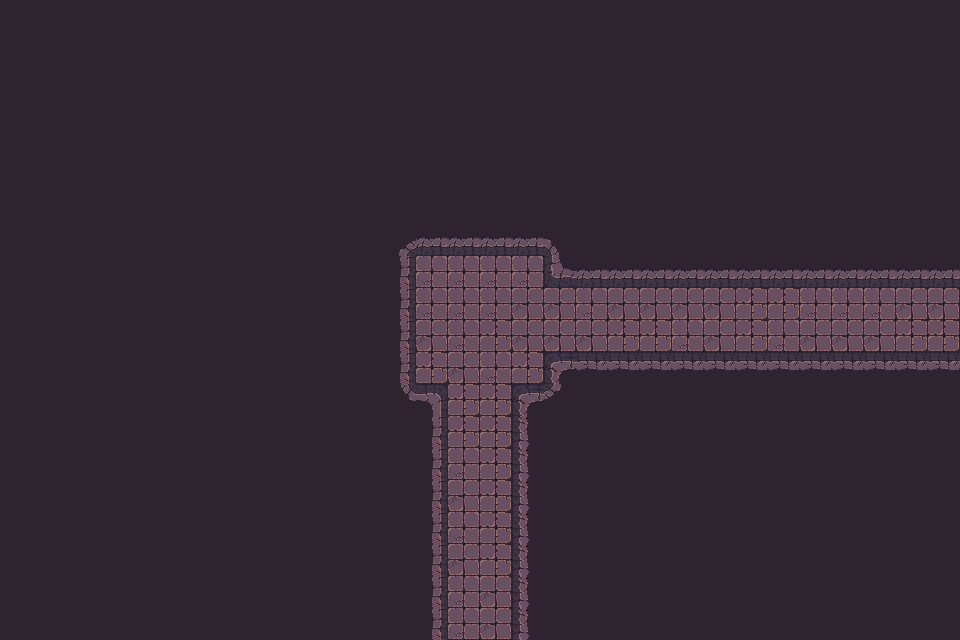

This game map was drawn from its Tiled (.tmx) file and the tilesets committed beside it. A one-line description and the full map source follow:
An orthogonal 30x20 tile map with 32x32 px tiles, 1 tile layer (Tile layer 1), 2 tilesets and 57 objects.

<map version="1.10" tiledversion="1.11.2" orientation="orthogonal" renderorder="right-down" width="30" height="20" tilewidth="32" tileheight="32" infinite="0" nextlayerid="3" nextobjectid="1">
    <tileset firstgid="1" name="Town Tileset" tilewidth="32" tileheight="32" tilecount="64" columns="8">
        <image source="../../../tiles/World H Tileset.png" trans="ff00ff" width="256" height="256" />
        <tile id="4">
            <objectgroup draworder="index" id="2">
                <object id="1" x="0" y="0" width="32" height="32" />
            </objectgroup>
        </tile>
        <tile id="5">
            <objectgroup draworder="index" id="2">
                <object id="1" x="0" y="0" width="32" height="32" />
            </objectgroup>
        </tile>
        <tile id="6">
            <objectgroup draworder="index" id="2">
                <object id="1" x="0" y="0" width="32" height="32" />
            </objectgroup>
        </tile>
        <tile id="7">
            <objectgroup draworder="index" id="2">
                <object id="1" x="0" y="0" width="32" height="32" />
            </objectgroup>
        </tile>
        <tile id="8">
            <objectgroup draworder="index" id="2">
                <object id="1" x="0" y="0" width="32" height="32" />
            </objectgroup>
        </tile>
        <tile id="10">
            <objectgroup draworder="index" id="2">
                <object id="1" x="0" y="32" width="32" height="0" />
            </objectgroup>
        </tile>
        <tile id="11">
            <objectgroup draworder="index" id="2">
                <object id="1" x="0" y="32" width="32" height="0" />
                <object id="2" x="32" y="0" width="0" height="32" />
            </objectgroup>
        </tile>
        <tile id="12">
            <objectgroup draworder="index" id="2">
                <object id="1" x="32" y="0" width="0" height="32" />
            </objectgroup>
        </tile>
        <tile id="13">
            <objectgroup draworder="index" id="2">
                <object id="1" x="0" y="32" width="32" height="0" />
                <object id="2" x="0" y="32" width="32" height="0" />
                <object id="3" x="0" y="0" width="0" height="32" />
            </objectgroup>
        </tile>
        <tile id="14">
            <objectgroup draworder="index" id="2">
                <object id="1" x="0" y="0" width="0" height="32" />
            </objectgroup>
        </tile>
        <tile id="16">
            <objectgroup draworder="index" id="2">
                <object id="1" x="0" y="0" width="32" height="32" />
            </objectgroup>
        </tile>
        <tile id="24">
            <objectgroup draworder="index" id="2">
                <object id="1" x="0" y="0" width="32" height="32" />
            </objectgroup>
        </tile>
    </tileset>
    <tileset firstgid="65" name="Dungeon Crawler Tileset" tilewidth="32" tileheight="32" tilecount="100" columns="10">
        <image source="../../../tiles/Dungeon_Tile.png" trans="" width="320" height="320" />
        <tile id="2">
            <objectgroup draworder="index" id="2">
                <object id="1" x="0" y="0" width="32" height="32" />
            </objectgroup>
        </tile>
        <tile id="3">
            <objectgroup draworder="index" id="2">
                <object id="1" x="0" y="0" width="32" height="32" />
            </objectgroup>
        </tile>
        <tile id="4">
            <objectgroup draworder="index" id="2">
                <object id="1" x="0" y="0" width="32" height="32" />
            </objectgroup>
        </tile>
        <tile id="5">
            <objectgroup draworder="index" id="2">
                <object id="1" x="0" y="0" width="32" height="32" />
            </objectgroup>
        </tile>
        <tile id="6">
            <objectgroup draworder="index" id="2">
                <object id="1" x="0" y="0" width="32" height="32" />
            </objectgroup>
        </tile>
        <tile id="8">
            <objectgroup draworder="index" id="2">
                <object id="1" x="0" y="0" width="32" height="32" />
            </objectgroup>
        </tile>
        <tile id="12">
            <objectgroup draworder="index" id="2">
                <object id="1" x="0" y="0" width="32" height="32" />
            </objectgroup>
        </tile>
        <tile id="13">
            <objectgroup draworder="index" id="2">
                <object id="1" x="0" y="0" width="32" height="32" />
            </objectgroup>
        </tile>
        <tile id="14">
            <objectgroup draworder="index" id="2">
                <object id="1" x="0" y="0" width="32" height="32" />
            </objectgroup>
        </tile>
        <tile id="15">
            <objectgroup draworder="index" id="2">
                <object id="1" x="0" y="0" width="32" height="32" />
            </objectgroup>
        </tile>
        <tile id="16">
            <objectgroup draworder="index" id="2">
                <object id="1" x="0" y="0" width="32" height="32" />
            </objectgroup>
        </tile>
        <tile id="18">
            <objectgroup draworder="index" id="2">
                <object id="1" x="0" y="0" width="32" height="32" />
            </objectgroup>
        </tile>
        <tile id="22">
            <objectgroup draworder="index" id="2">
                <object id="1" x="0" y="0" width="32" height="32" />
            </objectgroup>
        </tile>
        <tile id="23">
            <objectgroup draworder="index" id="2">
                <object id="1" x="0" y="0" width="32" height="32" />
            </objectgroup>
        </tile>
        <tile id="24">
            <objectgroup draworder="index" id="2">
                <object id="1" x="0" y="0" width="32" height="32" />
            </objectgroup>
        </tile>
        <tile id="25">
            <objectgroup draworder="index" id="2">
                <object id="1" x="0" y="0" width="32" height="32" />
            </objectgroup>
        </tile>
        <tile id="26">
            <objectgroup draworder="index" id="2">
                <object id="1" x="0" y="0" width="32" height="32" />
            </objectgroup>
        </tile>
        <tile id="28">
            <objectgroup draworder="index" id="2">
                <object id="1" x="0" y="0" width="32" height="32" />
            </objectgroup>
        </tile>
        <tile id="32">
            <objectgroup draworder="index" id="2">
                <object id="1" x="0" y="0" width="32" height="32" />
            </objectgroup>
        </tile>
        <tile id="33">
            <objectgroup draworder="index" id="2">
                <object id="1" x="0" y="0" width="32" height="32" />
            </objectgroup>
        </tile>
        <tile id="34">
            <objectgroup draworder="index" id="2">
                <object id="1" x="0" y="0" width="32" height="32" />
            </objectgroup>
        </tile>
        <tile id="35">
            <objectgroup draworder="index" id="2">
                <object id="1" x="0" y="0" width="32" height="32" />
            </objectgroup>
        </tile>
        <tile id="36">
            <objectgroup draworder="index" id="2">
                <object id="1" x="0" y="0" width="32" height="32" />
            </objectgroup>
        </tile>
        <tile id="38">
            <objectgroup draworder="index" id="2">
                <object id="1" x="0" y="0" width="32" height="32" />
            </objectgroup>
        </tile>
        <tile id="42">
            <objectgroup draworder="index" id="2">
                <object id="1" x="0" y="0" width="32" height="32" />
            </objectgroup>
        </tile>
        <tile id="43">
            <objectgroup draworder="index" id="2">
                <object id="1" x="0" y="0" width="32" height="32" />
            </objectgroup>
        </tile>
        <tile id="44">
            <objectgroup draworder="index" id="2">
                <object id="1" x="0" y="0" width="32" height="32" />
            </objectgroup>
        </tile>
        <tile id="45">
            <objectgroup draworder="index" id="2">
                <object id="1" x="0" y="0" width="32" height="32" />
            </objectgroup>
        </tile>
        <tile id="46">
            <objectgroup draworder="index" id="2">
                <object id="1" x="0" y="0" width="32" height="32" />
            </objectgroup>
        </tile>
        <tile id="48">
            <objectgroup draworder="index" id="2">
                <object id="1" x="0" y="0" width="32" height="32" />
            </objectgroup>
        </tile>
        <tile id="52">
            <objectgroup draworder="index" id="2">
                <object id="1" x="0" y="0" width="32" height="32" />
            </objectgroup>
        </tile>
        <tile id="53">
            <objectgroup draworder="index" id="2">
                <object id="1" x="0" y="0" width="32" height="32" />
            </objectgroup>
        </tile>
        <tile id="54">
            <objectgroup draworder="index" id="2">
                <object id="1" x="0" y="0" width="32" height="32" />
            </objectgroup>
        </tile>
        <tile id="55">
            <objectgroup draworder="index" id="2">
                <object id="1" x="0" y="0" width="32" height="32" />
            </objectgroup>
        </tile>
        <tile id="56">
            <objectgroup draworder="index" id="2">
                <object id="1" x="0" y="0" width="32" height="32" />
            </objectgroup>
        </tile>
        <tile id="58">
            <objectgroup draworder="index" id="2">
                <object id="1" x="0" y="0" width="32" height="32" />
            </objectgroup>
        </tile>
        <tile id="62">
            <objectgroup draworder="index" id="2">
                <object id="1" x="0" y="0" width="32" height="32" />
            </objectgroup>
        </tile>
        <tile id="63">
            <objectgroup draworder="index" id="2">
                <object id="1" x="0" y="0" width="32" height="32" />
            </objectgroup>
        </tile>
        <tile id="64">
            <objectgroup draworder="index" id="2">
                <object id="1" x="0" y="0" width="32" height="32" />
            </objectgroup>
        </tile>
        <tile id="65">
            <objectgroup draworder="index" id="2">
                <object id="1" x="0" y="0" width="32" height="32" />
            </objectgroup>
        </tile>
        <tile id="66">
            <objectgroup draworder="index" id="2">
                <object id="1" x="0" y="0" width="32" height="32" />
            </objectgroup>
        </tile>
        <tile id="68">
            <objectgroup draworder="index" id="2">
                <object id="1" x="0" y="0" width="32" height="32" />
            </objectgroup>
        </tile>
    </tileset>
    <layer id="1" name="Tile layer 1" width="30" height="20">
        <data encoding="csv">
122,122,122,122,122,122,122,122,122,122,122,122,122,122,122,122,122,122,122,122,122,122,122,122,122,122,122,122,122,122,
122,122,122,122,122,122,122,122,122,122,122,122,122,122,122,122,122,122,122,122,122,122,122,122,122,122,122,122,122,122,
122,122,122,122,122,122,122,122,122,122,122,122,122,122,122,122,122,122,122,122,122,122,122,122,122,122,122,122,122,122,
122,122,122,122,122,122,122,122,122,122,122,122,122,122,122,122,122,122,122,122,122,122,122,122,122,122,122,122,122,122,
122,122,122,122,122,122,122,122,122,122,122,122,122,122,122,122,122,122,122,122,122,122,122,122,122,122,122,122,122,122,
122,122,122,122,122,122,122,122,122,122,122,122,122,122,122,122,122,122,122,122,122,122,122,122,122,122,122,122,122,122,
122,122,122,122,122,122,122,122,122,122,122,122,122,122,122,122,122,122,122,122,122,122,122,122,122,122,122,122,122,122,
122,122,122,122,122,122,122,122,122,122,122,122,67,68,68,68,68,69,122,122,122,122,122,122,122,122,122,122,122,122,
122,122,122,122,122,122,122,122,122,122,122,122,77,66,66,66,66,100,68,68,68,68,68,68,68,68,68,68,68,68,
122,122,122,122,122,122,122,122,122,122,122,122,77,66,66,66,75,75,66,75,75,75,75,65,65,66,66,66,75,75,
122,122,122,122,122,122,122,122,122,122,122,122,77,75,66,65,75,75,75,65,65,66,75,65,66,75,75,75,65,65,
122,122,122,122,122,122,122,122,122,122,122,122,77,65,75,66,65,70,88,88,88,88,88,88,88,88,88,88,88,88,
122,122,122,122,122,122,122,122,122,122,122,122,87,73,65,65,70,89,122,122,122,122,122,122,122,122,122,122,122,122,
122,122,122,122,122,122,122,122,122,122,122,122,122,77,65,65,79,122,122,122,122,122,122,122,122,122,122,122,122,122,
122,122,122,122,122,122,122,122,122,122,122,122,122,77,66,65,79,122,122,122,122,122,122,122,122,122,122,122,122,122,
122,122,122,122,122,122,122,122,122,122,122,122,122,77,75,65,79,122,122,122,122,122,122,122,122,122,122,122,122,122,
122,122,122,122,122,122,122,122,122,122,122,122,122,77,66,65,79,122,122,122,122,122,122,122,122,122,122,122,122,122,
122,122,122,122,122,122,122,122,122,122,122,122,122,77,75,65,79,122,122,122,122,122,122,122,122,122,122,122,122,122,
122,122,122,122,122,122,122,122,122,122,122,122,122,77,66,75,79,122,122,122,122,122,122,122,122,122,122,122,122,122,
122,122,122,122,122,122,122,122,122,122,122,122,122,77,66,75,79,122,122,122,122,122,122,122,122,122,122,122,122,122
        </data>
    </layer>
</map>
